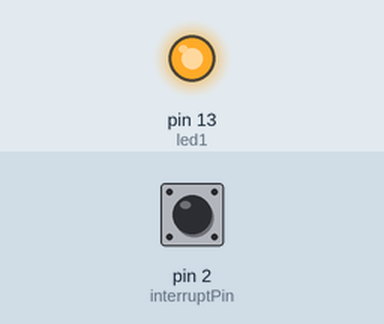
Simulated run of this sketch. Board: Arduino Uno, built with avr-gcc and run on an emulated ATmega328P. On the bench: output pins drawn as LEDs (lit = HIGH). Dashed ring = blinking. Inputs (shaded band) come from the test bench; at power-on: pin 2 (interruptPin) HIGH. What the sketch prints to the serial monitor is not drawn.

Above: at 1.2 s.
1.3 s: pin 2 (interruptPin) pulled LOW for 1 s
At 2.1 s:
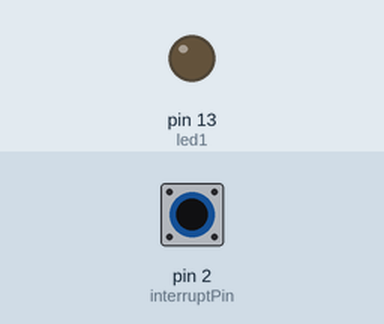
4.5 s: pin 2 (interruptPin) pulled LOW for 1 s
At 6.4 s:
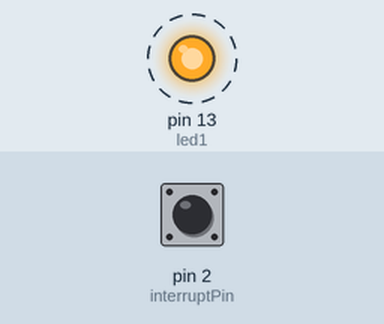
Timing chart, 0 to 13.5 s (numbered marks = the images above; inputs shaded):
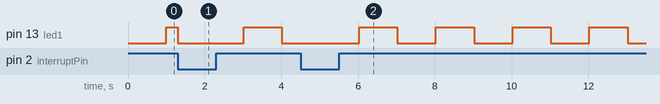

Measured:
- by itself, pin 13 (led1): alternates HIGH for 1.0 s and LOW for 1.0 s

The sketch:

BotaoInterruptorLedPiscar.ino
```cpp
#include <SimpleTimer.h>
volatile byte state = LOW;
const int led1 = 13;
const byte interruptPin = 2;
SimpleTimer firstTimer(1000);
void setup()
{
    Serial.begin(9600);
    pinMode(led1, OUTPUT);
    pinMode(interruptPin, INPUT_PULLUP);
    attachInterrupt(digitalPinToInterrupt(interruptPin), blink, LOW);
}
void loop()
{
  digitalWrite(led1, state);
    if (firstTimer.isReady()) {
        Serial.println("1 seconds have passed");
        state = !state;
        firstTimer.reset();
    }
}
void blink() {
  state = LOW;
}
```
